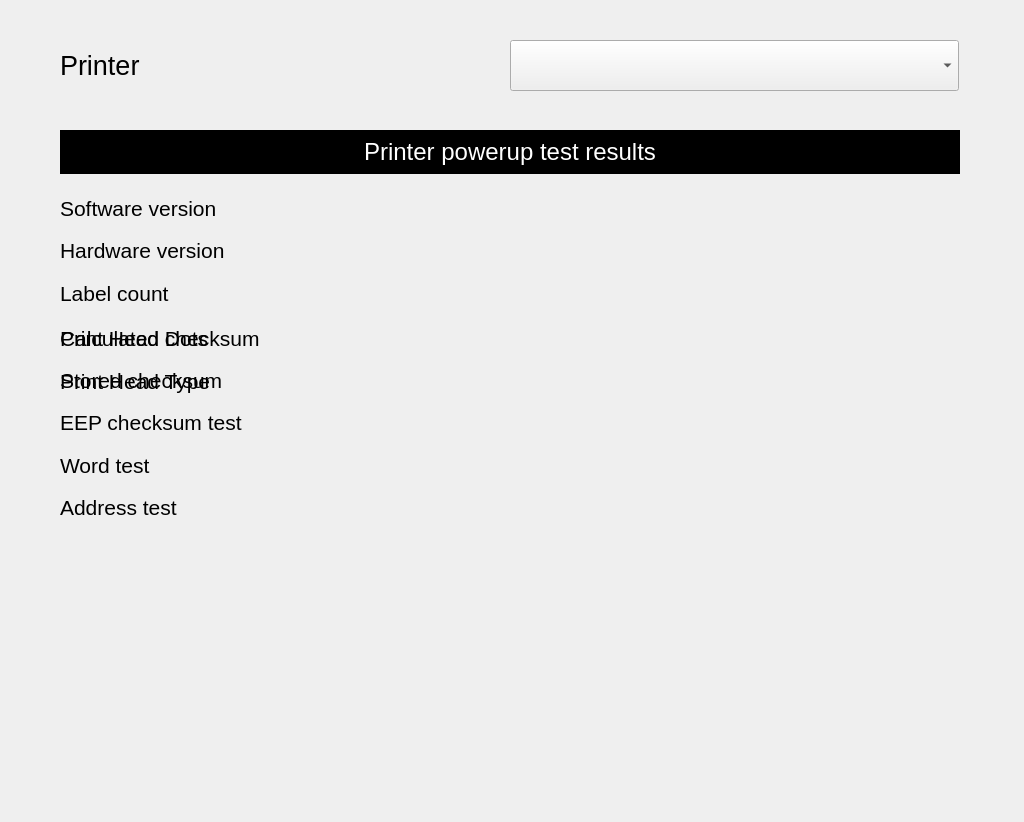
<?xml version="1.0" encoding="UTF-8"?>
<ui version="4.0">
 <class>servicePrinterPowerupTests</class>
 <widget class="QWidget" name="servicePrinterPowerupTests">
  <property name="geometry">
   <rect>
    <x>0</x>
    <y>0</y>
    <width>1024</width>
    <height>822</height>
   </rect>
  </property>
  <property name="windowTitle">
   <string>Form</string>
  </property>
  <widget class="QWidget" name="layoutWidget">
   <property name="geometry">
    <rect>
     <x>60</x>
     <y>40</y>
     <width>899</width>
     <height>72</height>
    </rect>
   </property>
   <layout class="QHBoxLayout" name="layPrinter">
    <property name="spacing">
     <number>0</number>
    </property>
    <property name="bottomMargin">
     <number>20</number>
    </property>
    <item>
     <widget class="QLabel" name="lblPrinterSelection">
      <property name="minimumSize">
       <size>
        <width>445</width>
        <height>51</height>
       </size>
      </property>
      <property name="maximumSize">
       <size>
        <width>16777215</width>
        <height>51</height>
       </size>
      </property>
      <property name="font">
       <font>
        <pointsize>20</pointsize>
       </font>
      </property>
      <property name="text">
       <string>Printer</string>
      </property>
     </widget>
    </item>
    <item>
     <widget class="QComboBox" name="cbPrinterSelection">
      <property name="minimumSize">
       <size>
        <width>445</width>
        <height>51</height>
       </size>
      </property>
      <property name="maximumSize">
       <size>
        <width>16777215</width>
        <height>51</height>
       </size>
      </property>
      <property name="font">
       <font>
        <pointsize>22</pointsize>
       </font>
      </property>
     </widget>
    </item>
   </layout>
  </widget>
  <widget class="QWidget" name="layoutWidget_2">
   <property name="geometry">
    <rect>
     <x>60</x>
     <y>320</y>
     <width>901</width>
     <height>205</height>
    </rect>
   </property>
   <layout class="QVBoxLayout" name="verticalLayout">
    <item>
     <layout class="QHBoxLayout" name="layCalcChecksum">
      <item>
       <widget class="QLabel" name="lblCalculatedChecksum">
        <property name="minimumSize">
         <size>
          <width>445</width>
          <height>0</height>
         </size>
        </property>
        <property name="font">
         <font>
          <pointsize>16</pointsize>
         </font>
        </property>
        <property name="text">
         <string>Calculated checksum</string>
        </property>
       </widget>
      </item>
      <item>
       <widget class="QLabel" name="lblCalculatedChecksumData">
        <property name="minimumSize">
         <size>
          <width>445</width>
          <height>0</height>
         </size>
        </property>
        <property name="font">
         <font>
          <pointsize>16</pointsize>
         </font>
        </property>
        <property name="text">
         <string/>
        </property>
        <property name="alignment">
         <set>Qt::AlignCenter</set>
        </property>
       </widget>
      </item>
     </layout>
    </item>
    <item>
     <layout class="QHBoxLayout" name="layStoredChecksum">
      <item>
       <widget class="QLabel" name="lblStoredChecksum">
        <property name="minimumSize">
         <size>
          <width>445</width>
          <height>0</height>
         </size>
        </property>
        <property name="font">
         <font>
          <pointsize>16</pointsize>
         </font>
        </property>
        <property name="text">
         <string>Stored checksum</string>
        </property>
       </widget>
      </item>
      <item>
       <widget class="QLabel" name="lblStoredChecksumData">
        <property name="minimumSize">
         <size>
          <width>445</width>
          <height>0</height>
         </size>
        </property>
        <property name="font">
         <font>
          <pointsize>16</pointsize>
         </font>
        </property>
        <property name="text">
         <string/>
        </property>
        <property name="alignment">
         <set>Qt::AlignCenter</set>
        </property>
       </widget>
      </item>
     </layout>
    </item>
    <item>
     <layout class="QHBoxLayout" name="layEppChecksum">
      <item>
       <widget class="QLabel" name="lblEEPChecksumTest">
        <property name="minimumSize">
         <size>
          <width>445</width>
          <height>0</height>
         </size>
        </property>
        <property name="font">
         <font>
          <pointsize>16</pointsize>
         </font>
        </property>
        <property name="text">
         <string>EEP checksum test</string>
        </property>
       </widget>
      </item>
      <item>
       <widget class="QLabel" name="lblEEPChecksumTestData">
        <property name="minimumSize">
         <size>
          <width>445</width>
          <height>0</height>
         </size>
        </property>
        <property name="font">
         <font>
          <pointsize>16</pointsize>
         </font>
        </property>
        <property name="text">
         <string/>
        </property>
        <property name="alignment">
         <set>Qt::AlignCenter</set>
        </property>
       </widget>
      </item>
     </layout>
    </item>
    <item>
     <layout class="QHBoxLayout" name="layWordTest">
      <item>
       <widget class="QLabel" name="lblWordTest">
        <property name="minimumSize">
         <size>
          <width>445</width>
          <height>0</height>
         </size>
        </property>
        <property name="font">
         <font>
          <pointsize>16</pointsize>
         </font>
        </property>
        <property name="text">
         <string>Word test</string>
        </property>
       </widget>
      </item>
      <item>
       <widget class="QLabel" name="lblWordTestData">
        <property name="minimumSize">
         <size>
          <width>445</width>
          <height>0</height>
         </size>
        </property>
        <property name="font">
         <font>
          <pointsize>16</pointsize>
         </font>
        </property>
        <property name="text">
         <string/>
        </property>
        <property name="alignment">
         <set>Qt::AlignCenter</set>
        </property>
       </widget>
      </item>
     </layout>
    </item>
    <item>
     <layout class="QHBoxLayout" name="layAddressTest">
      <item>
       <widget class="QLabel" name="lblAddressTest">
        <property name="minimumSize">
         <size>
          <width>445</width>
          <height>0</height>
         </size>
        </property>
        <property name="font">
         <font>
          <pointsize>16</pointsize>
         </font>
        </property>
        <property name="text">
         <string>Address test</string>
        </property>
       </widget>
      </item>
      <item>
       <widget class="QLabel" name="lblAddressTestData">
        <property name="minimumSize">
         <size>
          <width>445</width>
          <height>0</height>
         </size>
        </property>
        <property name="font">
         <font>
          <pointsize>16</pointsize>
         </font>
        </property>
        <property name="text">
         <string/>
        </property>
        <property name="alignment">
         <set>Qt::AlignCenter</set>
        </property>
       </widget>
      </item>
     </layout>
    </item>
   </layout>
  </widget>
  <widget class="QWidget" name="layoutWidget_3">
   <property name="geometry">
    <rect>
     <x>60</x>
     <y>320</y>
     <width>901</width>
     <height>79</height>
    </rect>
   </property>
   <layout class="QVBoxLayout" name="verticalLayout_2">
    <item>
     <layout class="QHBoxLayout" name="layPrintHeadDots">
      <item>
       <widget class="QLabel" name="lblPrintHeadDots">
        <property name="minimumSize">
         <size>
          <width>445</width>
          <height>0</height>
         </size>
        </property>
        <property name="font">
         <font>
          <pointsize>16</pointsize>
         </font>
        </property>
        <property name="text">
         <string>Print Head Dots</string>
        </property>
       </widget>
      </item>
      <item>
       <widget class="QLabel" name="lblPrintHeadDotsData">
        <property name="minimumSize">
         <size>
          <width>445</width>
          <height>0</height>
         </size>
        </property>
        <property name="font">
         <font>
          <pointsize>16</pointsize>
         </font>
        </property>
        <property name="text">
         <string/>
        </property>
        <property name="alignment">
         <set>Qt::AlignCenter</set>
        </property>
       </widget>
      </item>
     </layout>
    </item>
    <item>
     <layout class="QHBoxLayout" name="layPrintHeadType">
      <item>
       <widget class="QLabel" name="lblPrintHeadType">
        <property name="minimumSize">
         <size>
          <width>445</width>
          <height>0</height>
         </size>
        </property>
        <property name="font">
         <font>
          <pointsize>16</pointsize>
         </font>
        </property>
        <property name="text">
         <string>Print Head Type</string>
        </property>
       </widget>
      </item>
      <item>
       <widget class="QLabel" name="lblPrintHeadTypeData">
        <property name="minimumSize">
         <size>
          <width>445</width>
          <height>0</height>
         </size>
        </property>
        <property name="font">
         <font>
          <pointsize>16</pointsize>
         </font>
        </property>
        <property name="text">
         <string/>
        </property>
        <property name="alignment">
         <set>Qt::AlignCenter</set>
        </property>
       </widget>
      </item>
     </layout>
    </item>
   </layout>
  </widget>
  <widget class="QWidget" name="layoutWidget_4">
   <property name="geometry">
    <rect>
     <x>60</x>
     <y>190</y>
     <width>901</width>
     <height>121</height>
    </rect>
   </property>
   <layout class="QVBoxLayout" name="verticalLayout_3">
    <item>
     <layout class="QHBoxLayout" name="laySoftwareVersion">
      <item>
       <widget class="QLabel" name="lblSoftwareVersion">
        <property name="minimumSize">
         <size>
          <width>445</width>
          <height>33</height>
         </size>
        </property>
        <property name="font">
         <font>
          <pointsize>16</pointsize>
         </font>
        </property>
        <property name="text">
         <string>Software version</string>
        </property>
       </widget>
      </item>
      <item>
       <widget class="QLabel" name="lblSoftwareVersionData">
        <property name="minimumSize">
         <size>
          <width>445</width>
          <height>33</height>
         </size>
        </property>
        <property name="font">
         <font>
          <pointsize>16</pointsize>
         </font>
        </property>
        <property name="text">
         <string/>
        </property>
        <property name="alignment">
         <set>Qt::AlignCenter</set>
        </property>
       </widget>
      </item>
     </layout>
    </item>
    <item>
     <layout class="QHBoxLayout" name="layHardwareVersion">
      <item>
       <widget class="QLabel" name="lblHardwareVersion">
        <property name="minimumSize">
         <size>
          <width>445</width>
          <height>33</height>
         </size>
        </property>
        <property name="font">
         <font>
          <pointsize>16</pointsize>
         </font>
        </property>
        <property name="text">
         <string>Hardware version</string>
        </property>
       </widget>
      </item>
      <item>
       <widget class="QLabel" name="lblHardwareVersionData">
        <property name="minimumSize">
         <size>
          <width>445</width>
          <height>33</height>
         </size>
        </property>
        <property name="font">
         <font>
          <pointsize>16</pointsize>
         </font>
        </property>
        <property name="text">
         <string/>
        </property>
        <property name="alignment">
         <set>Qt::AlignCenter</set>
        </property>
       </widget>
      </item>
     </layout>
    </item>
    <item>
     <layout class="QHBoxLayout" name="layLabelCount">
      <item>
       <widget class="QLabel" name="lblLabelCount">
        <property name="minimumSize">
         <size>
          <width>445</width>
          <height>33</height>
         </size>
        </property>
        <property name="font">
         <font>
          <pointsize>16</pointsize>
         </font>
        </property>
        <property name="text">
         <string>Label count</string>
        </property>
       </widget>
      </item>
      <item>
       <widget class="QLabel" name="lblLabelCountData">
        <property name="minimumSize">
         <size>
          <width>445</width>
          <height>33</height>
         </size>
        </property>
        <property name="font">
         <font>
          <pointsize>16</pointsize>
         </font>
        </property>
        <property name="text">
         <string/>
        </property>
        <property name="alignment">
         <set>Qt::AlignCenter</set>
        </property>
       </widget>
      </item>
     </layout>
    </item>
   </layout>
  </widget>
  <widget class="QLabel" name="lblResultsHeading">
   <property name="geometry">
    <rect>
     <x>60</x>
     <y>130</y>
     <width>900</width>
     <height>44</height>
    </rect>
   </property>
   <property name="font">
    <font>
     <pointsize>18</pointsize>
    </font>
   </property>
   <property name="styleSheet">
    <string notr="true">QLabel
{
	color: white;
     background: black;
 }</string>
   </property>
   <property name="text">
    <string>Printer powerup test results</string>
   </property>
   <property name="alignment">
    <set>Qt::AlignCenter</set>
   </property>
  </widget>
 </widget>
 <resources/>
 <connections/>
</ui>
